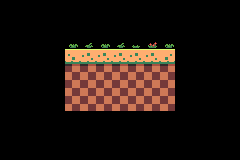

Below is a game level as drawn by its tile map, then a one-line description and the .tmx that defines it (tile-layer data replaced by summaries):
An orthogonal 15x10 tile map with 16x16 px tiles, 2 tile layers (Ground, Decoration), 3 tilesets and 3 objects (Start, End).

<map version="1.10" tiledversion="1.11.2" orientation="orthogonal" renderorder="right-down" width="15" height="10" tilewidth="16" tileheight="16" infinite="0" nextlayerid="5" nextobjectid="8">
 <tileset firstgid="1" name="grass-tilemap-1" tilewidth="16" tileheight="16" tilecount="91" columns="13">
  <image source="../Images/grass-tilemap-1.png" width="208" height="112" />
 </tileset>
 <tileset firstgid="92" name="flowersAndGrass" tilewidth="16" tileheight="16" tilecount="5" columns="5">
  <image source="../Images/flowersAndGrass.png" width="80" height="16" />
 </tileset>
 <tileset firstgid="97" name="grass-tilemap-2" tilewidth="16" tileheight="16" tilecount="91" columns="13">
  <image source="../Images/grass-tilemap-2.png" width="208" height="112" />
 </tileset>
 <objectgroup id="3" name="Collision">
  <object id="7" x="64" y="48" width="112" height="64" />
 </objectgroup>
 <objectgroup id="4" name="Meta">
  <object id="2" name="Start" x="0" y="96">
   <properties>
    <property name="Type" value="Start" />
   </properties>
   <point />
  </object>
  <object id="3" name="End" x="240" y="96">
   <properties>
    <property name="Type" value="End" />
   </properties>
   <point />
  </object>
 </objectgroup>
 <objectgroup id="5" name="Gameplay" />
 <layer id="1" name="Ground" width="15" height="10">
  <data>[150 cells, 28 non-empty, 12 distinct tile ids]</data>
 </layer>
 <layer id="2" name="Decoration" width="15" height="10">
  <data>[150 cells, 7 non-empty, 4 distinct tile ids]</data>
 </layer>
</map>
